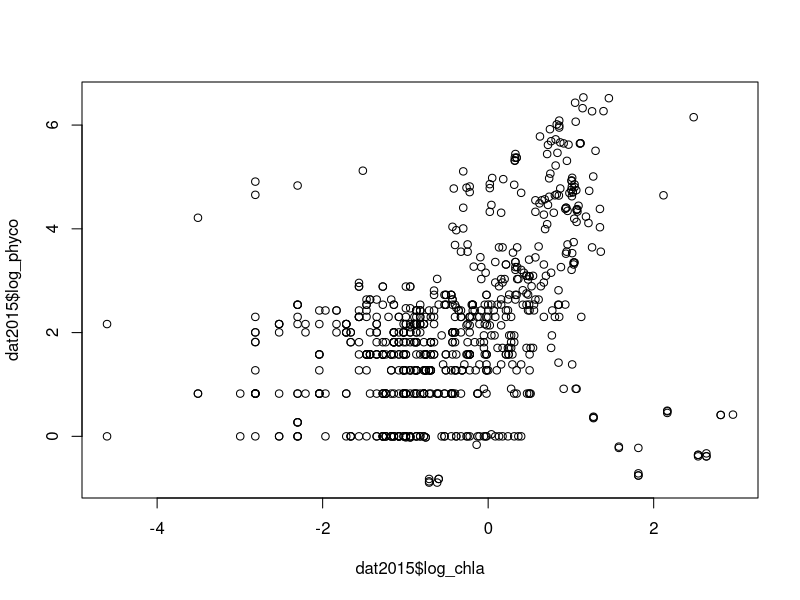
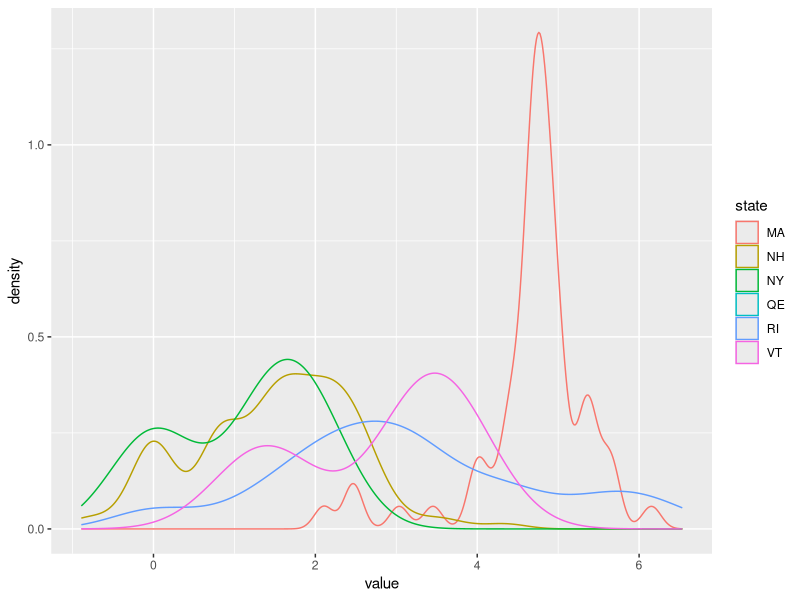

Generate these figures, in order, with R:
library(tidyverse)
dat2015 <- read_csv("data/data_clean_2015.csv") %>%
  filter(complete.cases(data.frame(chla_ugl,phyco_ugl))) %>%
  filter(chla_ugl > 0) %>%
  filter(phyco_ugl > 0.1) %>%
  arrange(desc(chla_ugl), desc(phyco_ugl)) %>%
  filter(dilution != "1:16") %>%
  filter(dilution != "1:2") %>%
  filter(dilution != "1:4") %>%
  filter(dilution != "1:8") %>%
  select(state, waterbody_id, unique_id, chla_ugl, phyco_ugl, sample_date) %>%
  mutate(log_chla = log(chla_ugl), log_phyco = log(phyco_ugl))
  
max_state <- dat2015 %>%
  group_by(state) %>%
  summarize(max_log_chla = max(log_chla), max_log_phyco = max(log_phyco))
max_state

plot(dat2015$log_chla, dat2015$log_phyco)

hist_gg <- dat2015 %>%
  gather(variable, value, 7:8) %>%
  filter(variable == "log_phyco") %>%
  ggplot(aes(x = value, colour = state)) +
  geom_density()
hist_gg
